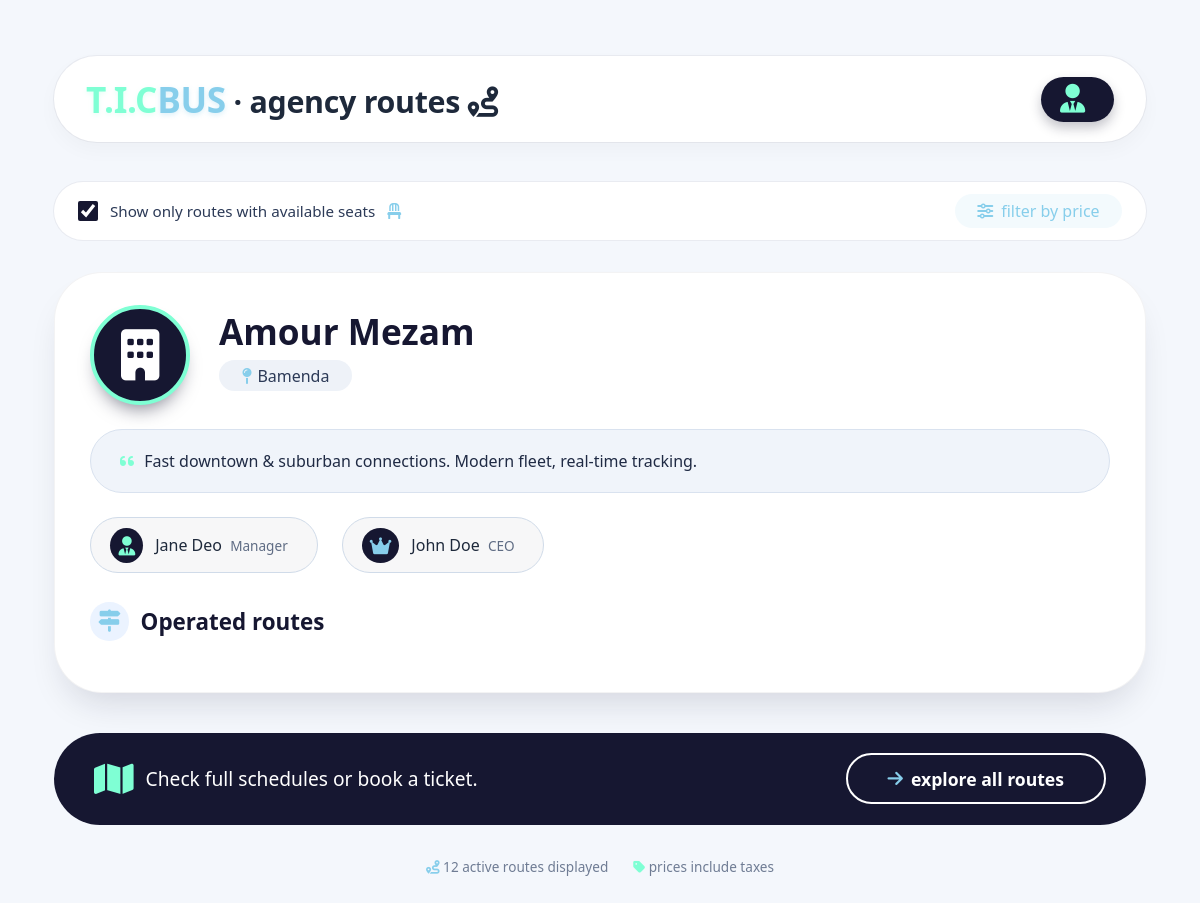
/agency/1/, run on an earlier commit of the app's database.
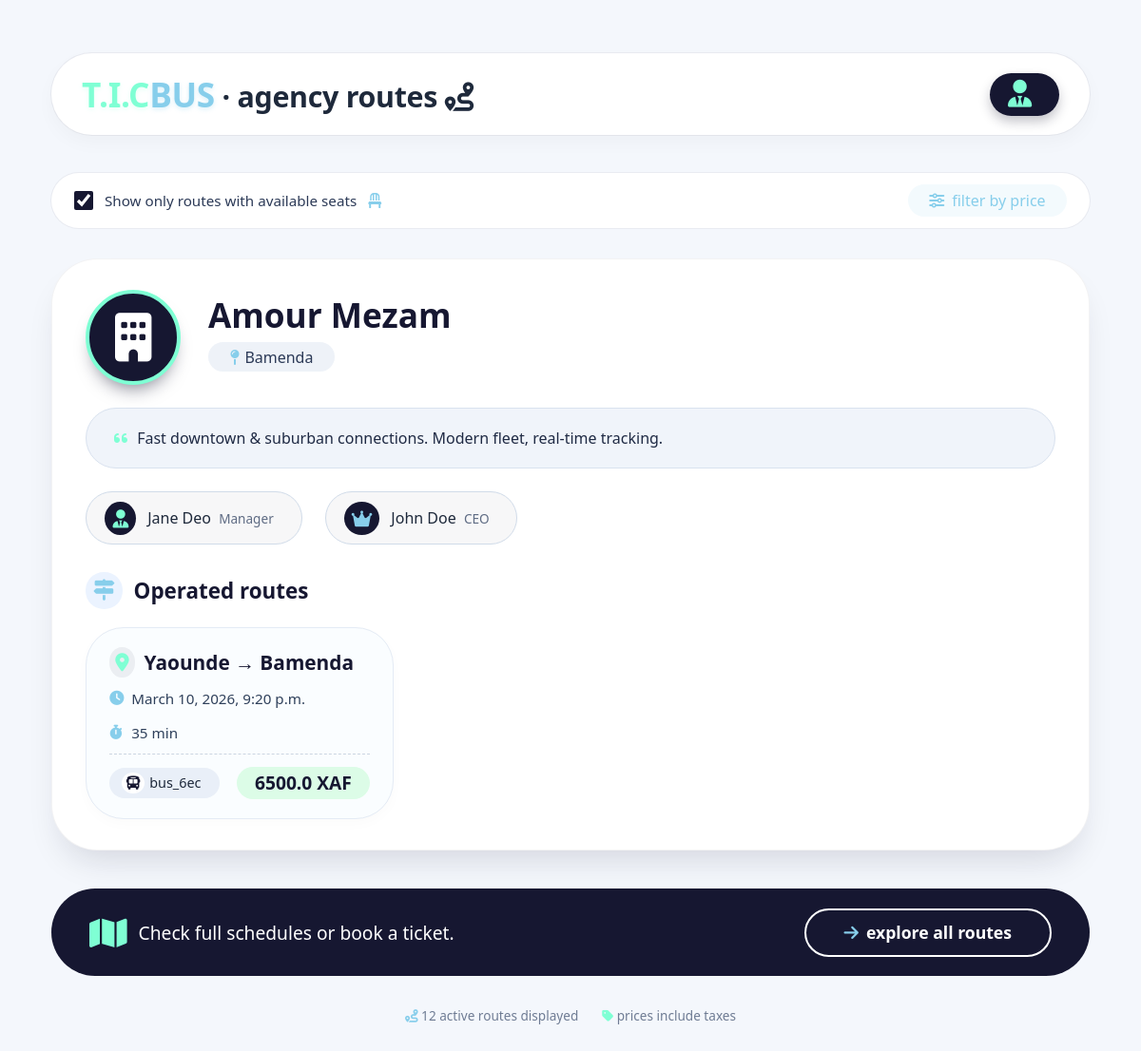
And on a later commit of the database.
### booking/models.py (models this page shows, shortened)
class Agency(models.Model):
    agency_logo = models.ImageField(upload_to='agencies_logos', default='1384014.png')
    agency_name = models.CharField(max_length=50, unique=True, null=False)
    total_bus = models.IntegerField(default=5, null=False, blank=False)
    agency_description = models.TextField()
    ceo_name = models.CharField(max_length=50, null=False)
    manager_name = models.CharField(max_length=50, null=True)
    date_created = models.DateField()
    location = models.CharField(max_length=50)

class Route(models.Model):
    origin = models.CharField(max_length=100)
    destination = models.CharField(max_length=100)
    departure_time = models.DateTimeField()
    price = models.DecimalField(max_digits=8, decimal_places=1)
    bus = models.ForeignKey(Bus, on_delete=models.CASCADE)

class Bus(models.Model):
    agency = models.ForeignKey(Agency, on_delete=models.CASCADE, related_name="buses")
    bus_number = models.CharField(max_length=50, unique=True, default=generate_bus_id)
    total_seats = models.IntegerField()

### booking/views.py (the view)
# urls.py: path('agency/<int:agency_id>/', agency_detail, name="agency_detail"),
def agency_detail(request, agency_id):
    agency = get_object_or_404(Agency, id=agency_id)
    buses = agency.buses.all()
    routes = Route.objects.filter(bus__agency=agency)
    unique_agency_total_bus = buses.count()
    return render(request, "pages/agency-detail.html", {
        "agency": agency,
        "buses": buses,
        "routes": routes,
        "unique_agency_total_bus": unique_agency_total_bus
    })

### templates/pages/agency-detail.html (shortened to what this page needs)
<!DOCTYPE html>
<html lang="en">
<head>
  <link rel="stylesheet" href="https://cdnjs.cloudflare.com/ajax/libs/font-awesome/6.0.0-beta3/css/all.min.css">
</head>
<body>
<div class="dashboard">
  <div class="greeting">
    <h1>
      <span class="tic">T.I.C</span><span class="bus">BUS</span> · agency routes <i class="fas fa-route"></i>
    </h1>
    <div class="user-profile">
      <div class="user-text">
        <span><i class="fas fa-user-tie"></i> {{request.user.username}}</span>
      </div>
    </div>
  </div>
  <div class="filter-bar">
    <div class="filter-left">
      <input type="checkbox" id="showActive" checked>
      <span>Show only routes with available seats</span>
      <i class="fas fa-chair" style="color: skyblue;"></i>
    </div>
    <a href="#" class="filter-link"><i class="fas fa-sliders-h"></i> filter by price</a>
  </div>
  <div class="agency-grid">
    <div class="agency-card">
      <div class="agency-header">
        <div class="agency-logo"><i class="fas fa-building"></i></div>
        <div class="agency-title">
          <div class="agency-name">{{agency.agency_name}}</div>
          <div class="agency-location"><i class="fas fa-map-pin"></i> {{agency.location}}</div>
        </div>
      </div>
      <div class="agency-description">
        <i class="fas fa-quote-left" style="color: aquamarine; margin-right: 6px;"></i>
        Fast downtown & suburban connections. Modern fleet, real-time tracking.
      </div>
      <div class="management-row">
        <div class="manager-badge"><i class="fas fa-user-tie"></i> <span>{{agency.manager_name}} <small>Manager</small></span></div>
        <div class="ceo-badge"><i class="fas fa-crown"></i> <span>{{agency.ceo_name}} <small>CEO</small></span></div>
      </div>
      <div class="routes-title"><i class="fas fa-map-signs"></i> Operated routes</div>
      <div class="route-list">
        {% for route in routes %}
            <div class="route-card">
            <div class="route-dest"><i class="fas fa-location-dot"></i> {{ route.origin }} → {{ route.destination }}</div>
            <div class="route-details">
                <span><i class="fas fa-clock"></i> {{ route.departure_time }}</span>
                <span><i class="fas fa-stopwatch"></i> 35 min</span>
            </div>
            <div class="route-footer">
                <div class="bus-assigned"><i class="fas fa-bus"></i> {{ route.bus.bus_number }}</div>
                <div class="route-price">{{ route.price }} XAF</div>
            </div>
            </div>
        {% endfor %}
      </div>
    </div>
  </div>
  <div class="bottom-cta">
    <p>
      <i class="fas fa-map"></i>
      Check full schedules or book a ticket.
    </p>
    <a href="#" class="cta-btn">
      <i class="fas fa-arrow-right"></i> explore all routes
    </a>
  </div>
  <div class="footer-note">
    <span><i class="fas fa-route" style="color: skyblue;"></i> 12 active routes displayed</span>
    <span><i class="fas fa-tag" style="color: aquamarine;"></i> prices include taxes</span>
  </div>
</div>
</body>
</html>

What changed in the data, as far as the page shows it:
added Route: origin "Yaounde", destination "Bamenda", departure_time "March 10, 2026, 9:20 p.m.", bus.bus_number "bus_6ec", price "6500.0"
